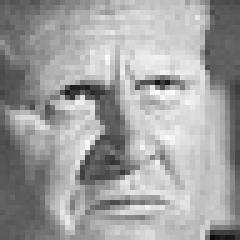
#> input picture Data/images/train/angry/19551.jpg, 48 x 48 px, found by its file name (shown 5 times larger); its folder holds only this picture in this run
$ python preprocess.py
#> lines starting #> are read from the running program, lines starting #| are printed output that depends on the picture
import os
import numpy as np
from PIL import Image
from sklearn.preprocessing import LabelEncoder
import pickle

IMAGE_SIZE = (227, 227)
TRAIN_PATH = "/workspaces/Emotion_detector/Data/images/train"
VAL_PATH = "/workspaces/Emotion_detector/Data/images/validation"
SAVE_DIR = "p/workspaces/Emotion_detector/notebooks/FC110533_Dulith/base_model/preprocessed_data"

def process_and_save_images(base_path, save_dir):
    os.makedirs(save_dir, exist_ok=True)
    class_names = sorted([d for d in os.listdir(base_path) if os.path.isdir(os.path.join(base_path, d))])
    le = LabelEncoder()
    le.fit(class_names)

    labels_list = []
    idx = 0

    for label in class_names:
        class_dir = os.path.join(base_path, label)
        for img_name in os.listdir(class_dir):
            try:
                img_path = os.path.join(class_dir, img_name)
                img = Image.open(img_path).convert('L').resize(IMAGE_SIZE)
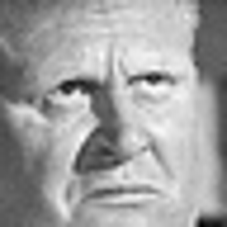
#> img: PIL image 227x227 L; min 1, max 254, mean 160.3
                img_rgb = np.stack([np.array(img)] * 3, axis=-1) / 255.0

                # Save each image as a separate npy file
                np.save(os.path.join(save_dir, f"img_{idx}.npy"), img_rgb)
                labels_list.append(label)
                idx += 1
            except Exception as e:
                print(f"Error processing {img_path}: {e}")
#> pass 2 of the loop in process_and_save_images, `for label in class_names:`:
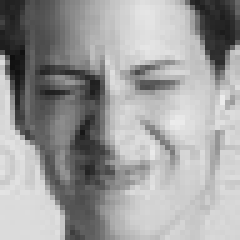
#> input picture Data/images/train/disgust/16205.jpg, 48 x 48 px, found by its file name (shown 5 times larger)
#> in process_and_save_images, `img = Image.open(img_path).convert('L').resize(IMAGE_SIZE)`:
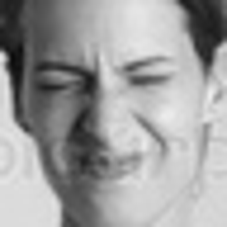
#> img: PIL image 227x227 L; min 10, max 238, mean 157.5

    # Encode and save labels
    labels_encoded = le.transform(labels_list)
    np.save(os.path.join(save_dir, "labels.npy"), labels_encoded)

    # Save the label encoder
    with open(os.path.join(save_dir, "label_encoder.pkl"), "wb") as f:
        pickle.dump(le, f)

    print(f"Processed and saved {idx} images in {save_dir}")

if __name__ == "__main__":
    process_and_save_images(TRAIN_PATH, os.path.join(SAVE_DIR, "train"))
#> (the run stopped early here; a loop or call above may not have finished)
